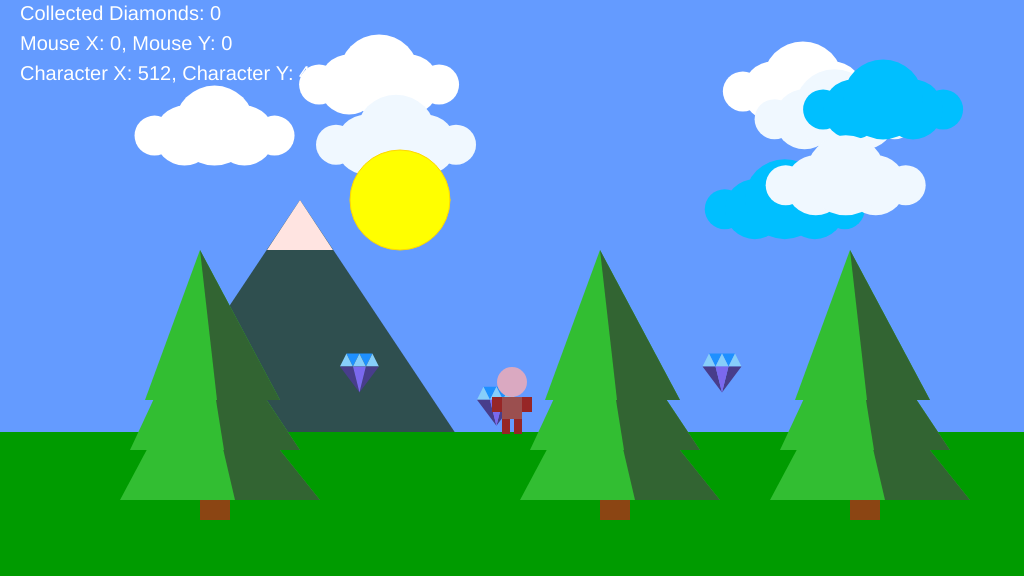
Frame 1 (no input)
Frame 60 (no input): identical to frame 1, image omitted
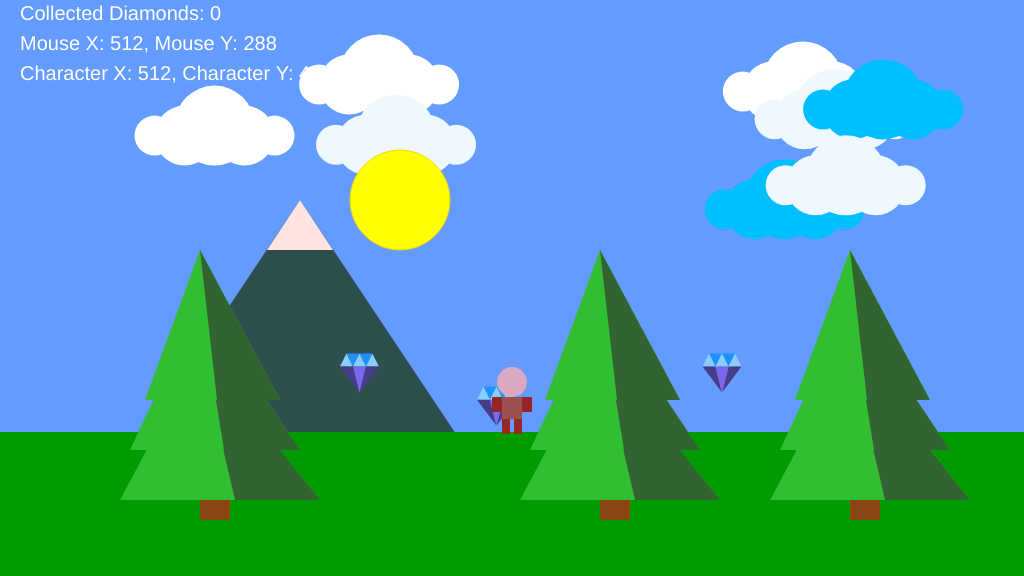
Frame 120 (the mouse pressed at the canvas centre since frame 60)

The p5.js sketch that drew these frames (run headless with seeded random() and noise() and a simulated clock; from frame 60 on, the mouse is pressed at the canvas centre):

// p5.js sketch
// ── sketch.js
var gameChar_x;
var gameChar_y;
var floorPos_y;
var diamonds = [];
var isLeft;
var isFalling;
var isRight;
var isPlummeting;
var speed;
var jumpSpeed;
var JUMPSPEED;
var clouds_coor;
var sun;
var vertex;
var vertex_small;
var tree_coor;
var groundHeight;
var treeHeight;
var collectedDiamonds = 0; // Переменная для хранения количества собранных алмазов
var diamond_draw = [];

function setup() {
	createCanvas(1024, 576);
	floorPos_y = height * 3 / 4;
	gameChar_x = width / 2;
	gameChar_y = floorPos_y;
	speed = 4;
	jumpSpeed = 10;
	JUMPSPEED = 10;
	groundHeight = 500;
	treeHeight = 80;

	//cloud
	clouds_coor = {
		cor_x: [],
		cor_y: [],
		color: ["white", "AliceBlue", "DeepSkyBlue"]
	}
	for (let i = 0; i < 8; i++) {
		clouds_coor.cor_x.push(random(100, 1000));
		clouds_coor.cor_y.push(random(50, 250));
	};

	//diamoond
	for (let i = 0; i < 4; i++) {
		var diamond_position = {
			pos_x: random(30, 1000), //random(30, 1000),
			pos_y: random(350, 400), //random(350, 400),
			scale: 1.3,
			collected: false
		};
		diamonds.push(diamond_position);
	};

	sun = {
		x: 400,
		y: 200,
		diameter: 100
	};
	vertex = {
		x1: 300,
		y1: 200,
		x2: 100,
		y2: 500,
		x3: 500,
		y3: 500
	};
	vertex_small = {
		x1: 300,
		y1: 200,
		x2: 267,
		y2: 250,
		x3: 333,
		y3: 250
	};
}

function makeJump() {
	gameChar_y -= jumpSpeed;
	jumpSpeed -= 1;
	if (jumpSpeed === -JUMPSPEED - 1) {
		jumpSpeed = JUMPSPEED;
		isFalling = false;
	}
}

function drawJumpingLeft() {
	//Jumping to the left
	//head
	fill(218, 169, 193);
	ellipse(gameChar_x, gameChar_y - 60, 30, 30);
	//body
	fill(155, 79, 79);
	rect(gameChar_x - 5, gameChar_y - 45, 12, 22);
	//arm_left
	fill(151, 38, 38);
	rect(gameChar_x - 3, gameChar_y - 55, 8, 17);
	//leg_left
	fill(151, 38, 38);
	rect(gameChar_x - 5, gameChar_y - 23, 15, 10);
}

function drawJumpingRight() {
	//head
	fill(218, 169, 193);
	ellipse(gameChar_x, gameChar_y - 60, 30, 30);
	//body
	fill(155, 79, 79);
	rect(gameChar_x - 5, gameChar_y - 45, 12, 22);
	//arm_left
	fill(151, 38, 38);
	rect(gameChar_x - 3, gameChar_y - 53, 8, 17);
	//leg_right
	fill(151, 38, 38);
	rect(gameChar_x - 10, gameChar_y - 23, 15, 10);
}

function drawGoLeft() {
	//head
	fill(218, 169, 193);
	ellipse(gameChar_x, gameChar_y - 50, 30, 30);

	//body
	fill(155, 79, 79);
	rect(gameChar_x - 5, gameChar_y - 35, 12, 22);
	//arm_left
	fill(151, 38, 38);
	rect(gameChar_x - 3, gameChar_y - 35, 8, 17);
	//leg_right
	fill(151, 38, 38);
	rect(gameChar_x - 5, gameChar_y - 13, 10, 15);
}

function drawGoRight() {
	//head
	fill(218, 169, 193);
	ellipse(gameChar_x, gameChar_y - 50, 30, 30);
	//body
	fill(155, 79, 79);
	rect(gameChar_x - 5, gameChar_y - 35, 12, 22);
	//arm_left
	fill(151, 38, 38);
	rect(gameChar_x - 3, gameChar_y - 35, 8, 17);
	//leg_right
	fill(151, 38, 38);
	rect(gameChar_x - 3, gameChar_y - 13, 10, 15);
}

function drawJumpingFront() {
	//head
	fill(218, 169, 193);
	ellipse(gameChar_x, gameChar_y - 60, 30, 30);
	//body
	fill(155, 79, 79);
	rect(gameChar_x - 10, gameChar_y - 45, 20, 22);
	//arm_left
	fill(151, 38, 38);
	rect(gameChar_x - 20, gameChar_y - 45, 10, 15);
	//arm_right
	fill(151, 38, 38);
	rect(gameChar_x + 10, gameChar_y - 45, 10, 10);
	//leg_right
	fill(151, 38, 38);
	rect(gameChar_x + 2, gameChar_y - 23, 8, 15);
	//leg_left
	fill(151, 38, 38);
	rect(gameChar_x - 10, gameChar_y - 23, 8, 10);
}

function drawStandingFront() {
	//head
	fill(218, 169, 193)
	ellipse(gameChar_x, gameChar_y - 50, 30, 30);
	//body
	fill(155, 79, 79)
	rect(gameChar_x - 10, gameChar_y - 35, 20, 22);
	//arm_left
	fill(151, 38, 38)
	rect(gameChar_x - 20, gameChar_y - 35, 10, 15);
	//arm_right
	fill(151, 38, 38);
	rect(gameChar_x + 10, gameChar_y - 35, 10, 15);
	//leg_right
	fill(151, 38, 38);
	rect(gameChar_x + 2, gameChar_y - 13, 8, 15);
	//leg_left
	fill(151, 38, 38);
	rect(gameChar_x - 10, gameChar_y - 13, 8, 15);
}

function countCollectedDiamond() {
	collectedDiamonds++; // Увеличить счетчик собранных алмазов на 1
}

function checkDiamondCollision(diamond) {
  if (gameChar_x > diamond.pos_x - 20 && gameChar_x < diamond.pos_x + 20 &&
      gameChar_y > diamond.pos_y - 20 && gameChar_y < diamond.pos_y + 20) {
    return true;
  } else {
    return false;
  }
}

function drawDiamond() {
  for (var i = 0; i < diamonds.length; i++) {
    var diamond_position = diamonds[i];
    var diamond_draw = {
      up_y: diamond_position.pos_y,
      up_1x: diamond_position.pos_x,
      up_2x: diamond_position.pos_x + 10 * diamond_position.scale,
      up_3x: diamond_position.pos_x + 20 * diamond_position.scale,
      midl_y: diamond_position.pos_y + 10 * diamond_position.scale,
      midl_1x: diamond_position.pos_x - 5 * diamond_position.scale,
      midl_2x: diamond_position.pos_x + 5 * diamond_position.scale,
      midl_3x: diamond_position.pos_x + 15 * diamond_position.scale,
      midl_4x: diamond_position.pos_x + 25 * diamond_position.scale,
      down_x: diamond_position.pos_x + 10 * diamond_position.scale,
      down_y: diamond_position.pos_y + 30 * diamond_position.scale
    };

    fill(30, 144, 255);
    triangle(diamond_draw.up_1x, diamond_draw.up_y, diamond_draw.midl_2x, diamond_draw.midl_y, diamond_draw.up_2x, diamond_draw.up_y);
    triangle(diamond_draw.up_2x, diamond_draw.up_y, diamond_draw.midl_3x, diamond_draw.midl_y, diamond_draw.up_3x, diamond_draw.up_y);

    fill(135, 206, 250);
    triangle(diamond_draw.midl_1x, diamond_draw.midl_y, diamond_draw.up_1x, diamond_draw.up_y, diamond_draw.midl_2x, diamond_draw.midl_y);
    triangle(diamond_draw.midl_2x, diamond_draw.midl_y, diamond_draw.up_2x, diamond_draw.up_y, diamond_draw.midl_3x, diamond_draw.midl_y);
    triangle(diamond_draw.midl_3x, diamond_draw.midl_y, diamond_draw.up_3x, diamond_draw.up_y, diamond_draw.midl_4x, diamond_draw.midl_y);

    fill(72, 61, 139);
    triangle(diamond_draw.midl_1x, diamond_draw.midl_y, diamond_draw.down_x, diamond_draw.down_y, diamond_draw.midl_2x, diamond_draw.midl_y);
    triangle(diamond_draw.midl_3x, diamond_draw.midl_y, diamond_draw.down_x, diamond_draw.down_y, diamond_draw.midl_4x, diamond_draw.midl_y);

    fill(123, 104, 238);
    triangle(diamond_draw.midl_2x, diamond_draw.midl_y, diamond_draw.down_x, diamond_draw.down_y, diamond_draw.midl_3x, diamond_draw.midl_y);
    if (checkDiamondCollision({
      x: diamond_draw.up_2x,
      y: diamond_draw.up_y
    }, {
      x: gameChar_x,
      y: gameChar_y
    })) {
      if (!diamonds[i].collected) {
        countCollectedDiamond(); // Увеличение счетчика собранных алмазов
        diamonds[i].collected = true; // Установка флага собранного алмаза
      }
    }
  }
}

function drawTokens() {
    for (var i = 0; i < diamonds.length; i++) {
        if (!diamonds[i].collected) {
            fill(255, 255, 0);
            ellipse(diamonds[i].x, diamonds[i].y, 30, 30);
        }
    }
}
//Отрисовка побочных объектов
function drawCloud() {
	for (var i = 0; i < 8; i++) {
		var cloud = {
			x: clouds_coor.cor_x[i],
			y: clouds_coor.cor_y[i],
			diameter: 40
		};

		noStroke(); // Убираем обводку
		fill(clouds_coor.color[i % 3]);

		// Рисуем облако с различными диаметрами и позициями
		ellipse(cloud.x, cloud.y, cloud.diameter); // Центральный облака
		ellipse(cloud.x + 120, cloud.y, cloud.diameter); // Правое облако
		ellipse(cloud.x + 30, cloud.y, cloud.diameter * 1.5); // Левое облако
		ellipse(cloud.x + 90, cloud.y, cloud.diameter * 1.5); // Правое облако
		ellipse(cloud.x + 60, cloud.y - 10, cloud.diameter * 2); // Нижнее облако
	}
}
function drawSun() {
	fill(255, 255, 0);
	stroke(255, 215, 0);
	ellipse(sun.x, sun.y, sun.diameter);
	noStroke();
}
function drawMountain() {
	//2. a mountain in the distance
	// main triangle
	fill(47, 79, 79); // установка цвета перед отрисовкой
	triangle(vertex.x1, vertex.y1, vertex.x2, vertex.y2, vertex.x3, vertex.y3);

	// second triangle
	fill(255, 228, 225);
	triangle(vertex_small.x1, vertex_small.y1, vertex_small.x2, vertex_small.y2, vertex_small.x3, vertex_small.y3);

}
function drawTree() {
	treeCoor_x = [200, 600, 850, 1300];
	for (var i = 0; i < treeCoor_x.length; i++) {
		var tree = {
			x: treeCoor_x[i],
			y: groundHeight,
			trunkWidth: 30,
			trunkHeight: 20,
			canopyWidth: 120,
			canopyHeight: 100
		};
		fill(139, 69, 19);
		rect(tree.x, tree.y, tree.trunkWidth, tree.trunkHeight);
		fill(50, 190, 50);
		triangle(tree.x - 80, tree.y, tree.x, tree.y - 150, tree.x + 120, tree.y);
		fill(50, 100, 50);
		triangle(tree.x + 35, tree.y, tree.x, tree.y - 150, tree.x + 120, tree.y);
		fill(50, 190, 50);
		triangle(tree.x - 70, tree.y - 50, tree.x, tree.y - 200, tree.x + 100, tree.y - 50);
		fill(50, 100, 50);
		triangle(tree.x + 24, tree.y - 50, tree.x, tree.y - 200, tree.x + 100, tree.y - 50);
		fill(50, 190, 50);
		triangle(tree.x - 55, tree.y - 100, tree.x, tree.y - 250, tree.x + 80, tree.y - 100);
		fill(50, 100, 50);
		triangle(tree.x + 17, tree.y - 100, tree.x, tree.y - 250, tree.x + 80, tree.y - 100);
	}
}
	
//Вывод сообщений	
	function drawCollectedDiamonds() {
    fill(255);
    textSize(20);
    text("Collected Diamonds: " + collectedDiamonds, 20, 20);
}
	function drawMousePosition() {
    fill(255);
    textSize(20);
    text("Mouse X: " + mouseX + ", Mouse Y: " + mouseY, 20, 50);
}
	function drawCharacterPosition() {
       fill(255); // Белый цвет текста
    textSize(20); // Установка размера текста
    text("Character X: " +  gameChar_x  + ", Character Y: " + gameChar_y, 20, 80); // Отображение координат персонажа в верхнем левом углу
}
	


function draw() {
  background(100, 155, 255); // fill the sky blue
  noStroke();
  
  // Отображение заднего плана
  drawMountain();
  fill(0, 155, 0);
  rect(0, floorPos_y, width, height - floorPos_y);
  drawCloud();
  drawSun();
  drawDiamond();
  
  // Отображение деревьев
  drawTree();
  
  // Отображение персонажа
  if (isLeft && isFalling) {
    drawJumpingLeft();
    makeJump();
    gameChar_x -= speed;
  } else if (isRight && isFalling) {
    drawJumpingRight();
    makeJump();
    gameChar_x += speed;
  } else if (isLeft) {
    drawGoLeft();
    gameChar_x -= speed;
  } else if (isRight) {
    drawGoRight();
    gameChar_x += speed;
  } else if (isFalling || isPlummeting) {
    drawJumpingFront();
    makeJump();
  } else {
    drawStandingFront();
  }
  
  // Перенос персонажа на другой край поля
  if (gameChar_x > width) {
    gameChar_x = 0;
  } else if (gameChar_x < 0) {
    gameChar_x = width;
  }
  
    // Проверка столкновения с токенами (алмазами)
  for (var i = 0; i < diamonds.length; i++) {
    if (!diamonds[i].collected && checkDiamondCollision(diamonds[i], { x: gameChar_x, y: gameChar_y })) {
      countCollectedDiamond(); // Увеличение счетчика собранных алмазов
      diamonds[i].collected = true; // Установка флага собранного алмаза
    }
  }
	 // Визуализация количества собранных алмазов, позиции мыши и позиции персонажа
	drawCollectedDiamonds();
    drawMousePosition();
    drawCharacterPosition();
}

function keyPressed() {
	if (keyCode === RIGHT_ARROW) {
		isRight = true;
	} else if (keyCode === LEFT_ARROW) {
		isLeft = true;
	} else if (keyCode === 32) {
		isFalling = true;
	}
}

function keyReleased() {

	if (keyCode === RIGHT_ARROW) {
		isRight = false;
	} else if (keyCode === LEFT_ARROW) {
		isLeft = false;
	}
}
